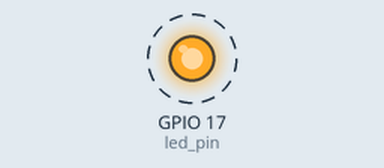
Simulated run of this program. Board: Raspberry Pi (BCM pin numbers). On the bench: output pins drawn as LEDs (lit = HIGH). Dashed ring = blinking. What the program prints to the terminal is not drawn.

Above: at 0.5 s.
Timing chart, 0 to 4.6 s (numbered marks = the images above):
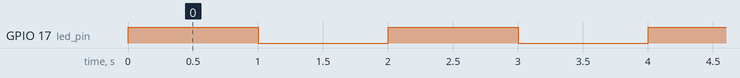

The program:

app.py
```python
import RPi.GPIO as GPIO
import time
GPIO.setmode(GPIO.BCM)
led_pin = 17
GPIO.setup(led_pin, GPIO.OUT)

while(True):
    GPIO.output(led_pin, GPIO.HIGH)
    print("1")
    time.sleep(1)
    GPIO.output(led_pin, GPIO.LOW)
    print "0"
    time.sleep(1)
```

Measured:
- by itself, GPIO 17 (led_pin): alternates HIGH for 1.0 s and LOW for 1.0 s
